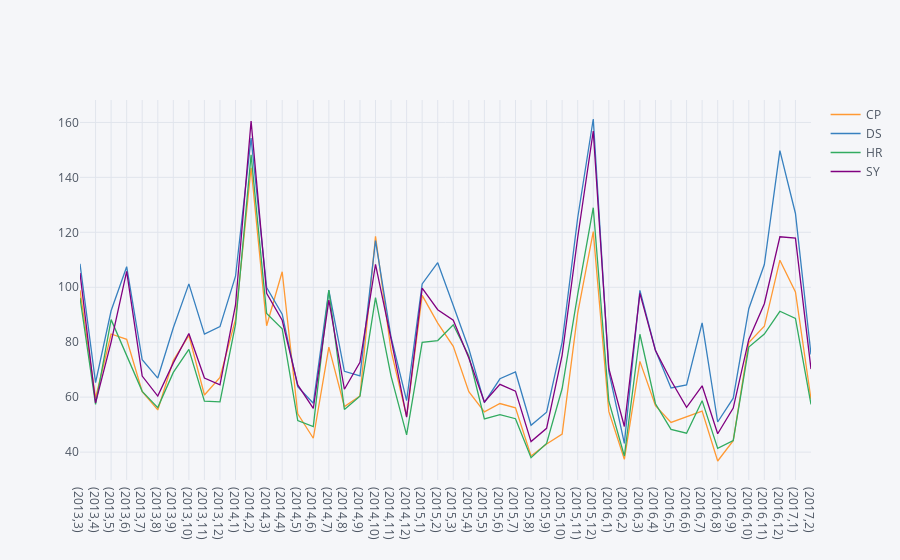

The notebook cell this image was saved under:
### Code cell
# use .concat() function concat a dataframe and returns a new dataframe.
#  set axes join = inner for intersection of dataframe
df_BJ_year=pd.concat([df_CP_CON,df_DS_CON,df_HR_CON,df_SY_CON,], axis=1, join='inner')

# change columns name using a list
df_BJ_year.columns=['CP','DS','HR','SY']
df_BJ_year.iplot()

### Figure 1 — Plotly figure (JSON) as saved in the notebook; plotly's stock layout.template omitted (floating-point values rounded to 4 significant figures)
{"data": [{"line": {"color": "rgba(255, 153, 51, 1.0)", "dash": "solid", "shape": "linear", "width": 1.3}, "mode": "lines", "name": "CP", "text": "", "type": "scatter", "uid": "053446de-920b-4d67-90a1-acc64080e710", "x": ["(2013,3)", "(2013,4)", "(2013,5)", "(2013,6)", "(2013,7)", "(2013,8)", "(2013,9)", "(2013,10)", "(2013,11)", "(2013,12)", "(2014,1)", "(2014,2)", "(2014,3)", "(2014,4)", "(2014,5)", "(2014,6)", "(2014,7)", "(2014,8)", "(2014,9)", "(2014,10)", "(2014,11)", "(2014,12)", "(2015,1)", "(2015,2)", "(2015,3)", "(2015,4)", "(2015,5)", "(2015,6)", "(2015,7)", "(2015,8)", "(2015,9)", "(2015,10)", "(2015,11)", "(2015,12)", "(2016,1)", "(2016,2)", "(2016,3)", "(2016,4)", "(2016,5)", "(2016,6)", "(2016,7)", "(2016,8)", "(2016,9)", "(2016,10)", "(2016,11)", "(2016,12)", "(2017,1)", "(2017,2)"], "y": [98.92, 59.69, 82.99, 81.04, 61.98, 55.35, 73.3, 82.51, 60.78, 67.15, 88.3, 143.5, 86, 105.7, 53.96, 45.04, 78.22, 56.56, 60.42, 118.5, 76.89, 52.99, 97.05, 86.95, 78.47, 61.99, 54.63, 57.68, 56.1, 38.59, 42.96, 46.56, 90.55, 120.2, 54.82, 37.37, 73.02, 56.92, 50.8, 52.99, 54.93, 36.76, 44.16, 79.84, 85.79, 109.8, 98.3, 59.23]}, {"line": {"color": "rgba(55, 128, 191, 1.0)", "dash": "solid", "shape": "linear", "width": 1.3}, "mode": "lines", "name": "DS", "text": "", "type": "scatter", "uid": "2412190f-88ea-45bc-9c31-66b9b97504d4", "x": ["(2013,3)", "(2013,4)", "(2013,5)", "(2013,6)", "(2013,7)", "(2013,8)", "(2013,9)", "(2013,10)", "(2013,11)", "(2013,12)", "(2014,1)", "(2014,2)", "(2014,3)", "(2014,4)", "(2014,5)", "(2014,6)", "(2014,7)", "(2014,8)", "(2014,9)", "(2014,10)", "(2014,11)", "(2014,12)", "(2015,1)", "(2015,2)", "(2015,3)", "(2015,4)", "(2015,5)", "(2015,6)", "(2015,7)", "(2015,8)", "(2015,9)", "(2015,10)", "(2015,11)", "(2015,12)", "(2016,1)", "(2016,2)", "(2016,3)", "(2016,4)", "(2016,5)", "(2016,6)", "(2016,7)", "(2016,8)", "(2016,9)", "(2016,10)", "(2016,11)", "(2016,12)", "(2017,1)", "(2017,2)"], "y": [108.5, 65.29, 91.45, 107.5, 73.6, 66.95, 85.27, 101.2, 82.95, 85.68, 104.0, 154.3, 99.88, 90.22, 63.79, 57.79, 98.88, 69.42, 67.71, 117.0, 81.8, 58.74, 101.2, 109.0, 93.39, 77.61, 58.03, 66.69, 69.16, 49.77, 54.52, 80.03, 125.3, 161.2, 69.36, 43.18, 98.89, 77.1, 63.37, 64.46, 87.01, 50.95, 59.61, 92.18, 108.3, 149.7, 126.8, 75.51]}, {"line": {"color": "rgba(50, 171, 96, 1.0)", "dash": "solid", "shape": "linear", "width": 1.3}, "mode": "lines", "name": "HR", "text": "", "type": "scatter", "uid": "1bea2e44-89a4-4e67-b190-8accc4bee592", "x": ["(2013,3)", "(2013,4)", "(2013,5)", "(2013,6)", "(2013,7)", "(2013,8)", "(2013,9)", "(2013,10)", "(2013,11)", "(2013,12)", "(2014,1)", "(2014,2)", "(2014,3)", "(2014,4)", "(2014,5)", "(2014,6)", "(2014,7)", "(2014,8)", "(2014,9)", "(2014,10)", "(2014,11)", "(2014,12)", "(2015,1)", "(2015,2)", "(2015,3)", "(2015,4)", "(2015,5)", "(2015,6)", "(2015,7)", "(2015,8)", "(2015,9)", "(2015,10)", "(2015,11)", "(2015,12)", "(2016,1)", "(2016,2)", "(2016,3)", "(2016,4)", "(2016,5)", "(2016,6)", "(2016,7)", "(2016,8)", "(2016,9)", "(2016,10)", "(2016,11)", "(2016,12)", "(2017,1)", "(2017,2)"], "y": [96.19, 57.35, 88.22, 74.96, 62.1, 56.2, 69, 77.41, 58.51, 58.28, 86.46, 148.2, 90.46, 84.91, 51.49, 49.26, 98.97, 55.55, 60.32, 96.2, 67.68, 46.26, 79.97, 80.59, 86.35, 74.99, 52.11, 53.62, 52.15, 37.97, 43.13, 63.14, 97.39, 129.0, 58.53, 38.57, 82.89, 57.6, 48.29, 46.89, 58.72, 41.37, 44.19, 78.21, 82.95, 91.26, 88.67, 57.33]}, {"line": {"color": "rgba(128, 0, 128, 1.0)", "dash": "solid", "shape": "linear", "width": 1.3}, "mode": "lines", "name": "SY", "text": "", "type": "scatter", "uid": "981e2293-9d42-493b-9d33-cf4b9403b838", "x": ["(2013,3)", "(2013,4)", "(2013,5)", "(2013,6)", "(2013,7)", "(2013,8)", "(2013,9)", "(2013,10)", "(2013,11)", "(2013,12)", "(2014,1)", "(2014,2)", "(2014,3)", "(2014,4)", "(2014,5)", "(2014,6)", "(2014,7)", "(2014,8)", "(2014,9)", "(2014,10)", "(2014,11)", "(2014,12)", "(2015,1)", "(2015,2)", "(2015,3)", "(2015,4)", "(2015,5)", "(2015,6)", "(2015,7)", "(2015,8)", "(2015,9)", "(2015,10)", "(2015,11)", "(2015,12)", "(2016,1)", "(2016,2)", "(2016,3)", "(2016,4)", "(2016,5)", "(2016,6)", "(2016,7)", "(2016,8)", "(2016,9)", "(2016,10)", "(2016,11)", "(2016,12)", "(2017,1)", "(2017,2)"], "y": [105.2, 57.91, 80.04, 105.8, 67.67, 60.4, 72.48, 83.16, 66.97, 64.46, 93.56, 160.5, 97.76, 87.98, 64.43, 55.88, 95.3, 62.87, 72.7, 108.4, 81.19, 52.71, 99.7, 91.83, 87.97, 74.28, 58.23, 64.66, 62.2, 43.83, 48.66, 75.3, 118.1, 156.9, 70.45, 49.31, 97.76, 76.96, 66.05, 56.3, 64.14, 46.68, 56.04, 81.02, 94.01, 118.4, 117.9, 70.22]}], "layout": {"legend": {"bgcolor": "#F5F6F9", "font": {"color": "#4D5663"}}, "paper_bgcolor": "#F5F6F9", "plot_bgcolor": "#F5F6F9", "title": {"font": {"color": "#4D5663"}}, "xaxis": {"gridcolor": "#E1E5ED", "showgrid": true, "tickfont": {"color": "#4D5663"}, "title": {"font": {"color": "#4D5663"}, "text": ""}, "zerolinecolor": "#E1E5ED"}, "yaxis": {"gridcolor": "#E1E5ED", "showgrid": true, "tickfont": {"color": "#4D5663"}, "title": {"font": {"color": "#4D5663"}, "text": ""}, "zerolinecolor": "#E1E5ED"}}}
